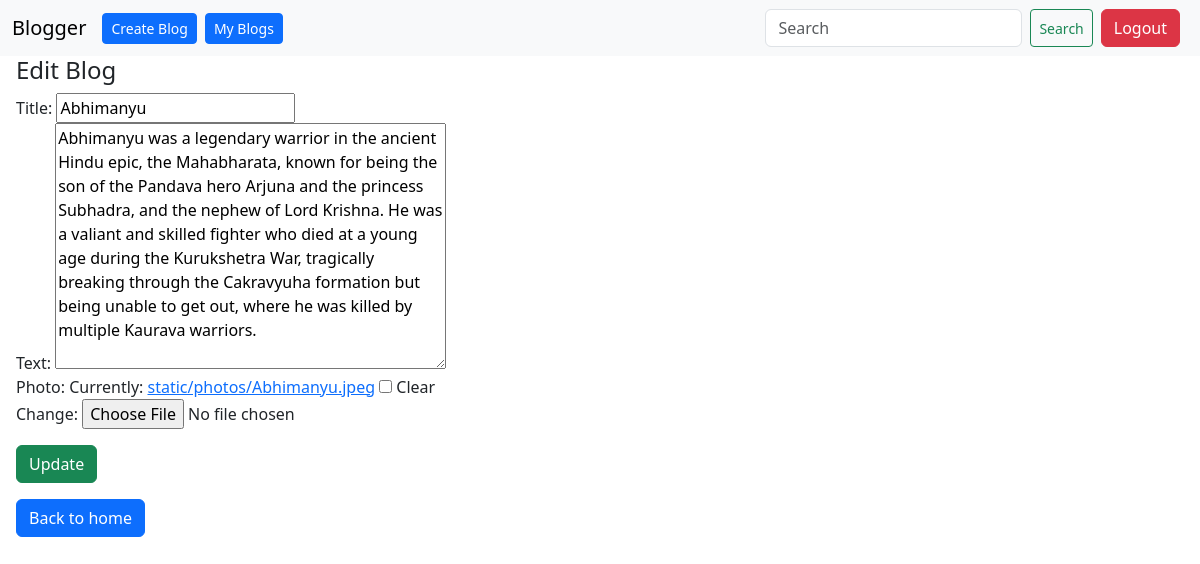
Page /5/edit_blog/ (signed in) on the committed database.
### Blog/models.py (models this page shows, shortened)
class Blog(models.Model):
    user = models.ForeignKey(User, on_delete=models.CASCADE)
    title = models.CharField(max_length=50)
    text = models.TextField(max_length=500)
    photo = models.ImageField(upload_to='static/photos/', blank=True)
    created_dt = models.DateTimeField(auto_now_add=True)
    updated_dt = models.DateTimeField(auto_now=True)

### Blog/views.py (the view)
# urls.py: path('<int:blog_id>/edit_blog/', views.edit_blog, name="edit_blog"),
@login_required
def edit_blog(request, blog_id):
    blog = get_object_or_404(Blog, pk=blog_id, user = request.user)
    if request.method == 'POST':
        blog_form = BlogForm(request.POST, request.FILES, instance=blog)
        if blog_form.is_valid():
            form = blog_form.save(commit=False)
            form.user = request.user
            form.save()
            return redirect('home')
    else:
        form = BlogForm(instance=blog)
    return render(request, 'blog_form.html', {'form' : form})

### Blog/forms.py
class BlogForm(forms.ModelForm):
    class Meta:
        model = Blog
        fields = ['title', 'text', 'photo']

### templates/blog_form.html (shortened to what this page needs)
{% extends 'layout.html' %}
{% block content %}
<div class="mx-3">
    {% if form.instance.pk %}
        <h4>Edit Blog</h4>
    {% else %}
        <h4>Create Blog</h4>
    {% endif %}
    <form method="post" enctype="multipart/form-data" class="form">
        {{ form }}
        {% if form.instance.pk %}
            <button class="btn btn-success mt-3" type="submit">Update</button>
        {% else %}
            <button class="btn btn-success mt-3" type="submit">Create</button>
        {% endif %}
    </form>
    <a type="button" class="btn btn-primary mt-3" href="{% url 'home' %}">Back to home</a>
</div>
{% endblock %}

### templates/layout.html (shortened to what this page needs)
{% load static %}
<!DOCTYPE html>
<html lang="en">
<head>
    <link href="https://cdn.jsdelivr.net/npm/bootstrap@5.3.8/dist/css/bootstrap.min.css" rel="stylesheet">
    <link rel="stylesheet" href="{% static 'css/styles.css' %}">
</head>
<body>
    <nav class="navbar navbar-expand-lg bg-body-tertiary">
        <div class="container-fluid">
            <a class="navbar-brand" href="{% url 'home' %}">Blogger</a>
            <div class="collapse navbar-collapse" id="navbarSupportedContent">
                <div class="d-flex align-items-center">
                    <a class="btn btn-primary btn-sm me-2" href="{% url 'create_blog' %}">Create Blog</a>
                    <a class="btn btn-primary btn-sm" href="{% url 'my_blogs' %}">My Blogs</a>
                </div>
                <form class="d-flex" role="search" method="post" action="{% url 'search_blog' %}">
                    <input class="form-control me-2" name="search" type="search" placeholder="Search" aria-label="Search"/>
                    <button class="btn btn-outline-success btn-sm" type="submit">Search</button>
                </form>
                {% if user.is_authenticated %}
                <form method="post" action="{% url 'logout' %}">
                    <button type="submit" class="btn btn-danger mx-2">Logout</button>
                </form>
                {% else %}
                <a class="btn btn-success mx-2" href="{% url 'login' %}">Login</a>
                <a class="btn btn-success" href="{% url 'register' %}">Register</a>
                {% endif %}
            </div>
        </div>
    </nav>
    {% block content %}
    {% endblock %}
</body>
</html>

### rows in the picture
Blog: title "Abhimanyu", text "Abhimanyu was a legendary warrior in the ancient Hindu epic, the Mahabharata, known for being the son of the Pandava hero Arjuna and the princess Subhadra, and the nephew of Lord Krishna. He was a valiant and skilled fighter who died at a young age during the Kurukshetra War, tragically breaking through the Cakravyuha formation but being unable to get out, where he was killed by multiple Kaurava warriors."
